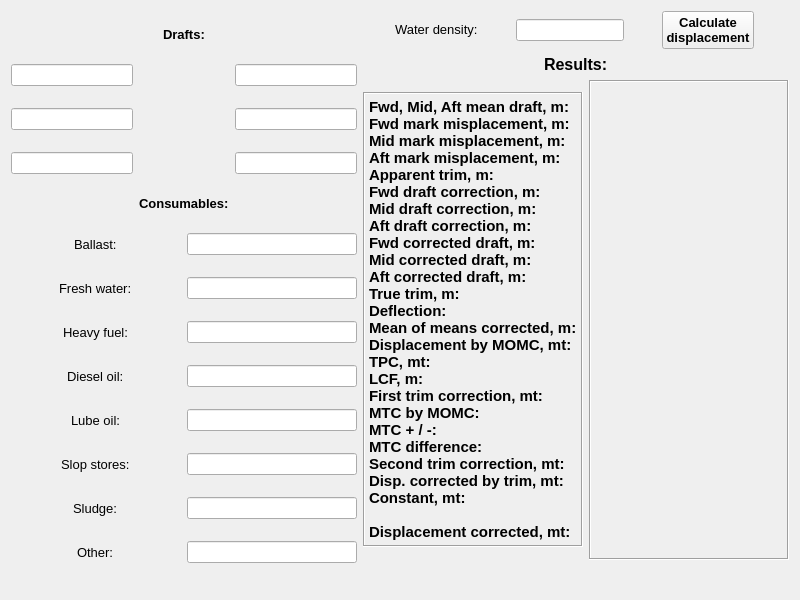
<?xml version="1.0" encoding="UTF-8"?>
<ui version="4.0">
 <class>Form</class>
 <widget class="QWidget" name="Form">
  <property name="geometry">
   <rect>
    <x>0</x>
    <y>0</y>
    <width>800</width>
    <height>600</height>
   </rect>
  </property>
  <property name="minimumSize">
   <size>
    <width>800</width>
    <height>600</height>
   </size>
  </property>
  <property name="windowTitle">
   <string>Draft survey HC Bea-Luna</string>
  </property>
  <layout class="QGridLayout" name="gridLayout_3">
   <item row="0" column="0" rowspan="2">
    <layout class="QGridLayout" name="gridLayout">
     <item row="12" column="2" colspan="2">
      <widget class="QLineEdit" name="other_f">
       <property name="alignment">
        <set>Qt::AlignCenter</set>
       </property>
      </widget>
     </item>
     <item row="11" column="2" colspan="2">
      <widget class="QLineEdit" name="sludge_f">
       <property name="alignment">
        <set>Qt::AlignCenter</set>
       </property>
      </widget>
     </item>
     <item row="10" column="2" colspan="2">
      <widget class="QLineEdit" name="slops_f">
       <property name="alignment">
        <set>Qt::AlignCenter</set>
       </property>
      </widget>
     </item>
     <item row="6" column="0" colspan="2" alignment="Qt::AlignHCenter">
      <widget class="QLabel" name="fw_l">
       <property name="font">
        <font>
         <family>Tahoma</family>
         <pointsize>10</pointsize>
        </font>
       </property>
       <property name="text">
        <string>Fresh water:</string>
       </property>
      </widget>
     </item>
     <item row="5" column="2" colspan="2">
      <widget class="QLineEdit" name="ballast_f">
       <property name="alignment">
        <set>Qt::AlignCenter</set>
       </property>
      </widget>
     </item>
     <item row="7" column="0" colspan="2" alignment="Qt::AlignHCenter">
      <widget class="QLabel" name="hfo_l">
       <property name="font">
        <font>
         <family>Tahoma</family>
         <pointsize>10</pointsize>
        </font>
       </property>
       <property name="text">
        <string>Heavy fuel:</string>
       </property>
      </widget>
     </item>
     <item row="9" column="2" colspan="2">
      <widget class="QLineEdit" name="lo_f">
       <property name="alignment">
        <set>Qt::AlignCenter</set>
       </property>
      </widget>
     </item>
     <item row="7" column="2" colspan="2">
      <widget class="QLineEdit" name="hfo_f">
       <property name="alignment">
        <set>Qt::AlignCenter</set>
       </property>
      </widget>
     </item>
     <item row="8" column="2" colspan="2">
      <widget class="QLineEdit" name="mgo_f">
       <property name="alignment">
        <set>Qt::AlignCenter</set>
       </property>
      </widget>
     </item>
     <item row="6" column="2" colspan="2">
      <widget class="QLineEdit" name="fw_f">
       <property name="alignment">
        <set>Qt::AlignCenter</set>
       </property>
      </widget>
     </item>
     <item row="10" column="0" colspan="2" alignment="Qt::AlignHCenter">
      <widget class="QLabel" name="slops_l">
       <property name="font">
        <font>
         <family>Tahoma</family>
         <pointsize>10</pointsize>
        </font>
       </property>
       <property name="text">
        <string>Slop stores:</string>
       </property>
      </widget>
     </item>
     <item row="2" column="0">
      <widget class="QLineEdit" name="M_ps_line">
       <property name="toolTip">
        <string>&lt;html&gt;&lt;head/&gt;&lt;body&gt;&lt;p align=&quot;center&quot;&gt;&lt;span style=&quot; font-family:'Consolas'; color:#6a8759;&quot;&gt;Applicable draft values only: 2 - 7.8&lt;/span&gt;&lt;/p&gt;&lt;/body&gt;&lt;/html&gt;</string>
       </property>
       <property name="alignment">
        <set>Qt::AlignCenter</set>
       </property>
      </widget>
     </item>
     <item row="1" column="3">
      <widget class="QLineEdit" name="F_ss_line">
       <property name="sizePolicy">
        <sizepolicy hsizetype="Preferred" vsizetype="Fixed">
         <horstretch>0</horstretch>
         <verstretch>0</verstretch>
        </sizepolicy>
       </property>
       <property name="minimumSize">
        <size>
         <width>0</width>
         <height>0</height>
        </size>
       </property>
       <property name="toolTip">
        <string>&lt;html&gt;&lt;head/&gt;&lt;body&gt;&lt;pre align=&quot;center&quot; style=&quot; margin-top:12px; margin-bottom:12px; margin-left:0px; margin-right:0px; -qt-block-indent:0; text-indent:0px; background-color:#2b2b2b;&quot;&gt;&lt;span style=&quot; font-family:'Consolas'; color:#6a8759;&quot;&gt;Applicable draft values only: 2 - 7.8&lt;/span&gt;&lt;/pre&gt;&lt;/body&gt;&lt;/html&gt;</string>
       </property>
       <property name="alignment">
        <set>Qt::AlignCenter</set>
       </property>
      </widget>
     </item>
     <item row="4" column="1" colspan="2" alignment="Qt::AlignHCenter">
      <widget class="QLabel" name="label_10">
       <property name="sizePolicy">
        <sizepolicy hsizetype="Preferred" vsizetype="Maximum">
         <horstretch>0</horstretch>
         <verstretch>0</verstretch>
        </sizepolicy>
       </property>
       <property name="font">
        <font>
         <family>Tahoma</family>
         <pointsize>10</pointsize>
         <weight>75</weight>
         <bold>true</bold>
        </font>
       </property>
       <property name="layoutDirection">
        <enum>Qt::LeftToRight</enum>
       </property>
       <property name="text">
        <string>Consumables:</string>
       </property>
       <property name="alignment">
        <set>Qt::AlignLeading|Qt::AlignLeft|Qt::AlignVCenter</set>
       </property>
      </widget>
     </item>
     <item row="1" column="1" rowspan="3" colspan="2">
      <widget class="QLabel" name="ship">
       <property name="text">
        <string/>
       </property>
       <property name="pixmap">
        <pixmap>ship.jpg</pixmap>
       </property>
      </widget>
     </item>
     <item row="0" column="1" colspan="2" alignment="Qt::AlignHCenter">
      <widget class="QLabel" name="drafts_label">
       <property name="sizePolicy">
        <sizepolicy hsizetype="Preferred" vsizetype="Maximum">
         <horstretch>0</horstretch>
         <verstretch>0</verstretch>
        </sizepolicy>
       </property>
       <property name="font">
        <font>
         <family>Tahoma</family>
         <pointsize>10</pointsize>
         <weight>75</weight>
         <bold>true</bold>
        </font>
       </property>
       <property name="midLineWidth">
        <number>1</number>
       </property>
       <property name="text">
        <string>Drafts:</string>
       </property>
      </widget>
     </item>
     <item row="1" column="0">
      <widget class="QLineEdit" name="F_ps_line">
       <property name="toolTip">
        <string>&lt;html&gt;&lt;head/&gt;&lt;body&gt;&lt;pre align=&quot;center&quot; style=&quot; margin-top:12px; margin-bottom:12px; margin-left:0px; margin-right:0px; -qt-block-indent:0; text-indent:0px; background-color:#2b2b2b;&quot;&gt;&lt;span style=&quot; font-family:'Consolas'; color:#6a8759;&quot;&gt;Applicable draft values only: 2 - 7.8&lt;/span&gt;&lt;/pre&gt;&lt;/body&gt;&lt;/html&gt;</string>
       </property>
       <property name="alignment">
        <set>Qt::AlignCenter</set>
       </property>
      </widget>
     </item>
     <item row="3" column="3">
      <widget class="QLineEdit" name="A_ss_line">
       <property name="toolTip">
        <string>&lt;html&gt;&lt;head/&gt;&lt;body&gt;&lt;p align=&quot;center&quot;&gt;&lt;span style=&quot; font-family:'Consolas'; color:#6a8759;&quot;&gt;Applicable draft values only: 2 - 7.8&lt;/span&gt;&lt;/p&gt;&lt;/body&gt;&lt;/html&gt;</string>
       </property>
       <property name="alignment">
        <set>Qt::AlignCenter</set>
       </property>
      </widget>
     </item>
     <item row="3" column="0">
      <widget class="QLineEdit" name="A_ps_line">
       <property name="toolTip">
        <string>&lt;html&gt;&lt;head/&gt;&lt;body&gt;&lt;p align=&quot;center&quot;&gt;&lt;span style=&quot; font-family:'Consolas'; color:#6a8759;&quot;&gt;Applicable draft values only: 2 - 7.8&lt;/span&gt;&lt;/p&gt;&lt;/body&gt;&lt;/html&gt;</string>
       </property>
       <property name="alignment">
        <set>Qt::AlignCenter</set>
       </property>
      </widget>
     </item>
     <item row="2" column="3">
      <widget class="QLineEdit" name="M_ss_line">
       <property name="toolTip">
        <string>&lt;html&gt;&lt;head/&gt;&lt;body&gt;&lt;p align=&quot;center&quot;&gt;&lt;span style=&quot; font-family:'Consolas'; color:#000000;&quot;&gt;Applicable draft values only: 2 - 7.8&lt;/span&gt;&lt;/p&gt;&lt;/body&gt;&lt;/html&gt;</string>
       </property>
       <property name="alignment">
        <set>Qt::AlignCenter</set>
       </property>
      </widget>
     </item>
     <item row="5" column="0" colspan="2" alignment="Qt::AlignHCenter">
      <widget class="QLabel" name="ballast_l">
       <property name="font">
        <font>
         <family>Tahoma</family>
         <pointsize>10</pointsize>
        </font>
       </property>
       <property name="text">
        <string>Ballast:</string>
       </property>
      </widget>
     </item>
     <item row="8" column="0" colspan="2" alignment="Qt::AlignHCenter">
      <widget class="QLabel" name="mgo_l">
       <property name="font">
        <font>
         <family>Tahoma</family>
         <pointsize>10</pointsize>
        </font>
       </property>
       <property name="text">
        <string>Diesel oil:</string>
       </property>
      </widget>
     </item>
     <item row="9" column="0" colspan="2" alignment="Qt::AlignHCenter">
      <widget class="QLabel" name="lo_l">
       <property name="font">
        <font>
         <family>Tahoma</family>
         <pointsize>10</pointsize>
        </font>
       </property>
       <property name="text">
        <string>Lube oil:</string>
       </property>
      </widget>
     </item>
     <item row="11" column="0" colspan="2" alignment="Qt::AlignHCenter">
      <widget class="QLabel" name="sludge_l">
       <property name="font">
        <font>
         <family>Tahoma</family>
         <pointsize>10</pointsize>
        </font>
       </property>
       <property name="text">
        <string>Sludge:</string>
       </property>
      </widget>
     </item>
     <item row="12" column="0" colspan="2" alignment="Qt::AlignHCenter">
      <widget class="QLabel" name="other_l">
       <property name="font">
        <font>
         <family>Tahoma</family>
         <pointsize>10</pointsize>
        </font>
       </property>
       <property name="text">
        <string>Other:</string>
       </property>
      </widget>
     </item>
    </layout>
   </item>
   <item row="0" column="1">
    <layout class="QHBoxLayout" name="horizontalLayout_2">
     <item>
      <widget class="QLabel" name="dens_l">
       <property name="sizePolicy">
        <sizepolicy hsizetype="Maximum" vsizetype="Maximum">
         <horstretch>0</horstretch>
         <verstretch>0</verstretch>
        </sizepolicy>
       </property>
       <property name="font">
        <font>
         <family>Tahoma</family>
         <pointsize>10</pointsize>
        </font>
       </property>
       <property name="text">
        <string>Water density:</string>
       </property>
      </widget>
     </item>
     <item>
      <widget class="QLineEdit" name="dens_f">
       <property name="sizePolicy">
        <sizepolicy hsizetype="Maximum" vsizetype="Fixed">
         <horstretch>0</horstretch>
         <verstretch>0</verstretch>
        </sizepolicy>
       </property>
       <property name="alignment">
        <set>Qt::AlignCenter</set>
       </property>
      </widget>
     </item>
     <item>
      <widget class="QPushButton" name="countBtn">
       <property name="sizePolicy">
        <sizepolicy hsizetype="Maximum" vsizetype="Maximum">
         <horstretch>0</horstretch>
         <verstretch>0</verstretch>
        </sizepolicy>
       </property>
       <property name="font">
        <font>
         <family>Tahoma</family>
         <pointsize>10</pointsize>
         <weight>75</weight>
         <bold>true</bold>
        </font>
       </property>
       <property name="text">
        <string>Calculate
displacement</string>
       </property>
      </widget>
     </item>
    </layout>
   </item>
   <item row="1" column="1">
    <layout class="QGridLayout" name="gridLayout_2">
     <item row="0" column="0" colspan="2" alignment="Qt::AlignHCenter">
      <widget class="QLabel" name="result_l">
       <property name="font">
        <font>
         <family>Tahoma</family>
         <pointsize>12</pointsize>
         <weight>75</weight>
         <bold>true</bold>
        </font>
       </property>
       <property name="text">
        <string>Results:</string>
       </property>
      </widget>
     </item>
     <item row="1" column="0">
      <widget class="QLabel" name="result_lables">
       <property name="sizePolicy">
        <sizepolicy hsizetype="Maximum" vsizetype="Fixed">
         <horstretch>0</horstretch>
         <verstretch>0</verstretch>
        </sizepolicy>
       </property>
       <property name="font">
        <font>
         <family>Tahoma</family>
         <pointsize>11</pointsize>
         <weight>75</weight>
         <bold>true</bold>
        </font>
       </property>
       <property name="frameShape">
        <enum>QFrame::Box</enum>
       </property>
       <property name="frameShadow">
        <enum>QFrame::Sunken</enum>
       </property>
       <property name="text">
        <string>Fwd, Mid, Aft mean draft, m:
Fwd mark misplacement, m:
Mid mark misplacement, m:
Aft mark misplacement, m:
Apparent trim, m:
Fwd draft correction, m:
Mid draft correction, m:
Aft draft correction, m:
Fwd corrected draft, m:
Mid corrected draft, m:
Aft corrected draft, m:
True trim, m:
Deflection:
Mean of means corrected, m:
Displacement by MOMC, mt:
TPC, mt:
LCF, m:
First trim correction, mt:
MTC by MOMC:
MTC + / -:
MTC difference:  
Second trim correction, mt:
Disp. corrected by trim, mt: 
Constant, mt:

Displacement corrected, mt:</string>
       </property>
       <property name="alignment">
        <set>Qt::AlignLeading|Qt::AlignLeft|Qt::AlignTop</set>
       </property>
      </widget>
     </item>
     <item row="1" column="1">
      <widget class="QLabel" name="result">
       <property name="sizePolicy">
        <sizepolicy hsizetype="MinimumExpanding" vsizetype="Fixed">
         <horstretch>0</horstretch>
         <verstretch>0</verstretch>
        </sizepolicy>
       </property>
       <property name="minimumSize">
        <size>
         <width>200</width>
         <height>480</height>
        </size>
       </property>
       <property name="font">
        <font>
         <family>Tahoma</family>
         <pointsize>11</pointsize>
         <weight>75</weight>
         <bold>true</bold>
        </font>
       </property>
       <property name="frameShape">
        <enum>QFrame::Box</enum>
       </property>
       <property name="frameShadow">
        <enum>QFrame::Sunken</enum>
       </property>
       <property name="text">
        <string/>
       </property>
       <property name="alignment">
        <set>Qt::AlignHCenter|Qt::AlignTop</set>
       </property>
      </widget>
     </item>
     <item row="2" column="0">
      <spacer name="verticalSpacer">
       <property name="orientation">
        <enum>Qt::Vertical</enum>
       </property>
       <property name="sizeHint" stdset="0">
        <size>
         <width>20</width>
         <height>40</height>
        </size>
       </property>
      </spacer>
     </item>
     <item row="2" column="1">
      <spacer name="verticalSpacer_2">
       <property name="orientation">
        <enum>Qt::Vertical</enum>
       </property>
       <property name="sizeHint" stdset="0">
        <size>
         <width>20</width>
         <height>40</height>
        </size>
       </property>
      </spacer>
     </item>
    </layout>
   </item>
  </layout>
 </widget>
 <tabstops>
  <tabstop>F_ps_line</tabstop>
  <tabstop>F_ss_line</tabstop>
  <tabstop>M_ps_line</tabstop>
  <tabstop>M_ss_line</tabstop>
  <tabstop>A_ps_line</tabstop>
  <tabstop>A_ss_line</tabstop>
  <tabstop>ballast_f</tabstop>
  <tabstop>fw_f</tabstop>
  <tabstop>hfo_f</tabstop>
  <tabstop>mgo_f</tabstop>
  <tabstop>lo_f</tabstop>
  <tabstop>slops_f</tabstop>
  <tabstop>sludge_f</tabstop>
  <tabstop>other_f</tabstop>
  <tabstop>dens_f</tabstop>
  <tabstop>countBtn</tabstop>
 </tabstops>
 <resources/>
 <connections/>
</ui>
